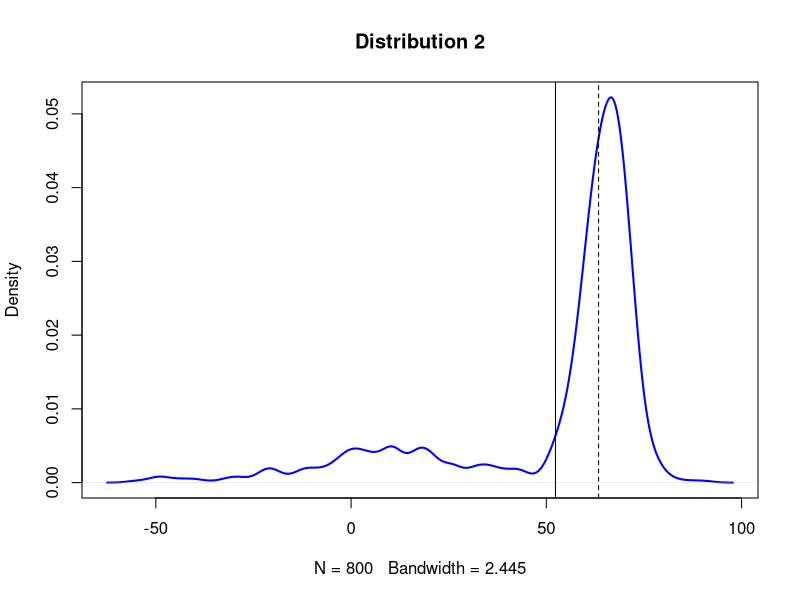
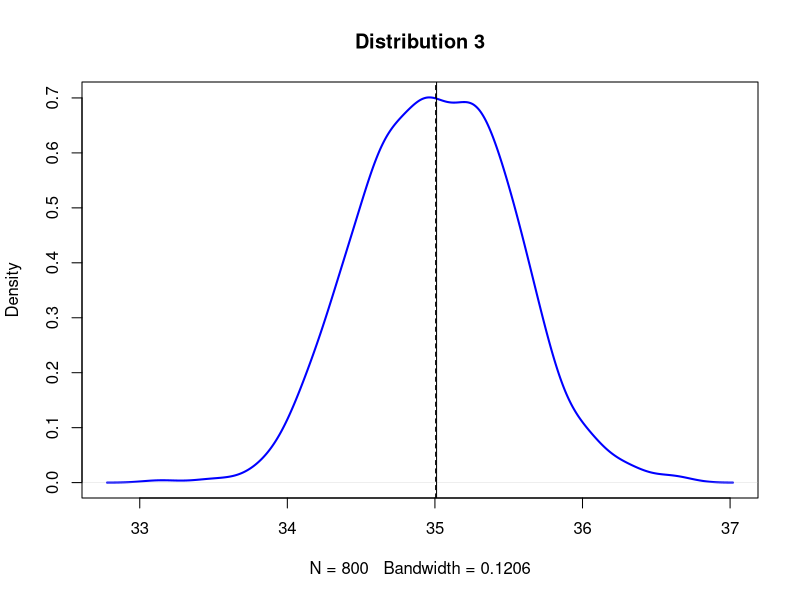
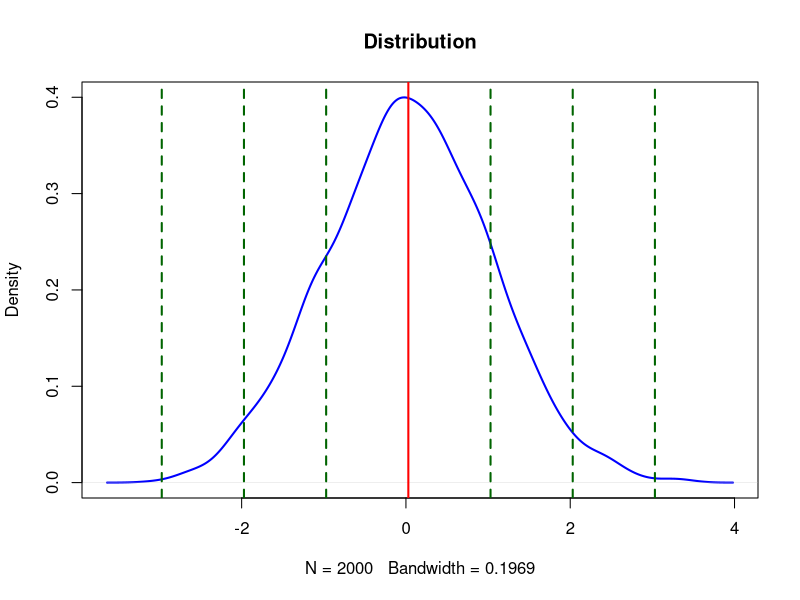

The R source for these figures, in order:
## ---- chunk 1
# Allow simulations to be reproducible
set.seed(100)

# Three normally distributed data sets with modified parameters for negative skewness

# Mean is lower and higher sd in d1 make it spread more into the left tail.
d1 <- rnorm(n=200, mean=13, sd=30)
# Let most of the values be at d2, mainly to avoid double peaks.
d2 <- rnorm(n=550, mean=65, sd=5)
# Slightly higher values, but fewer
d3 <- rnorm(n=50, mean=70, sd=2) 

# Combining them into a composite dataset
d123 <- c(d1, d2, d3)

# Plot the density function of d123
plot(density(d123), col="blue", lwd=2,main = "Distribution 2")

# Add vertical lines showing mean and median
# Solid line for the mean.
abline(v=mean(d123))
#Dashed line for the median.
abline(v=median(d123), lty="dashed") #Dashed line
## ---- chunk 2
# Allow simulations to be reproducible
set.seed(777)
# Generate a normally distributed dataset with 800 observations.
d <- rnorm(800, mean=35, sd=0.5)
 
# Let’s plot the density function of d
plot(density(d), col="blue", lwd=2,main = "Distribution 3")


# Add vertical lines showing mean and median
# Solid line for the mean.
abline(v=mean(d)) 
#Dashed line for the median.
abline(v=median(d), lty="dashed") 
## ---- chunk 3
# Allow simulations to be reproducible
set.seed(123)
# Create a normally distributed with: n=2000, mean=0, sd=1.
rdata <- rnorm(n = 2000, mean = 0, sd = 1)
# Plot the density of rdata.
plot(density(rdata), col = "blue", lwd = 2, 
     main = "Distribution")

# Draw a solid　line at the mean.
abline(v = mean(rdata), col = "red", lwd = 2)

# Compute the standard deviation.
sd_val <- sd(rdata)

#  points corresponding to the 1st, 2nd, and 3rd quartiles
sd_positions <- mean(rdata) + c(-3, -2, -1, 1, 2, 3) * sd_val

abline(v = sd_positions, lty = "dashed", col = "darkgreen", lwd = 2)
## ---- chunk 4
# Allow simulations to be reproducible
set.seed(123)
# Create a normally distributed with: n=2000, mean=0, sd=1.
rdata <- rnorm(n = 2000, mean = 0, sd = 1)


# Calculate the 1st, 2nd, and 3rd quartiles of rdata.
quartiles_rdata <- quantile(rdata, probs = c(0.25, 0.5, 0.75))
quartiles_rdata

# z-score formulae:Calculate the number of standard deviations each quartile is from the mean.
z_values <- (quartiles_rdata - mean(rdata)) / sd(rdata)
z_values

# Calculate IQR
Q3=quantile(rdata, probs = c(0.75))
Q1=quantile(rdata, probs = c(0.25))


iqr = unname(Q3-Q1)
iqr
## ---- chunk 5
# Allow simulations to be reproducible
set.seed(123)
# Create a normally distributed with: n=2000, mean=35, sd=3.5
rdata2 <- rnorm(n = 2000, mean = 35, sd = 3.5)

# Calculate the 1st and 3rd quartiles of rdata.
quartiles2 <- quantile(rdata2, probs = c(0.25, 0.75))
quartiles2

# z-score formulae:Calculate the number of standard deviations each quartile is from the mean.
z_values2 <- (quartiles2 -  mean(rdata2)) / sd(rdata2)
z_values2

# Calculate IQR
Q3=quantile(rdata2, probs = c(0.75))
Q1=quantile(rdata2, probs = c(0.25))
iqr2 = unname(Q3-Q1)
iqr2

# Compare to  (b),  the values differ because the standard deviation is different (3.5 vs. 1).The difference in IQR between the two is also a testament to this.
## ---- chunk 6
quartiles_d123 <- quantile(d123, probs = c(0.25, 0.75))


z_values_d123 <- (quartiles_d123 - mean(d123)) / sd(d123)
z_values_d123

# Calculate IQR
Q3=quantile(d123, probs = c(0.75))
Q1=quantile(d123, probs = c(0.25))
iqr_d123= unname(Q3-Q1)
iqr_d123

# Comparison:
# d123 data is more dispersed or less tightly clustered around the median than (b).
## ---- chunk 7
#Allow simulations to be reproducible
set.seed(123)

rand_data <- rnorm(800, mean=20, sd = 5)
n_rand <- length(rand_data)
range_rand <- diff(range(rand_data))  # max - min

# i. Sturges' formula
k_sturges <- ceiling(log2(n_rand) + 1)
h_sturges <- range_rand / k_sturges
cat("The result of h_sturges:", h_sturges, "k_sturges:", k_sturges,"\n")

# ii. Scott's rule
h_scott <- 3.49 * sd(rand_data) / (n_rand^(1/3))
k_scott <- ceiling(range_rand / h_scott)
cat("The result of h_scott:", h_scott, "k_scott:", k_scott,"\n")

# iii. Freedman-Diaconis rule
h_fd <- 2 * IQR(rand_data) / (n_rand^(1/3))
k_fd <- ceiling(range_rand / h_fd)
cat("The result of h_fd:", h_fd, "k_fd:", k_fd)
## ---- chunk 8
# Set seed for reproducibility
set.seed(123)

# Generate the original dataset: 800 random numbers from a normal distribution with mean=20 and sd=5
rand_data <- rnorm(800, mean = 20, sd = 5)

# Extend the dataset by adding 10 outliers (uniformly distributed between 40 and 60)
rand_data <- c(rand_data, runif(10, min = 40, max = 60))


n_rand <- length(rand_data)
range_rand <- diff(range(rand_data))  # max - min

# i. Sturges' formula
k_sturges <- ceiling(log2(n_rand) + 1)
h_sturges <- range_rand / k_sturges
cat("The result of h_sturges:", h_sturges, "k_sturges:", k_sturges,"\n")

# ii. Scott's rule
h_scott <- 3.49 * sd(rand_data) / (n_rand^(1/3))
k_scott <- ceiling(range_rand / h_scott)
cat("The result of h_scott:", h_scott, "k_scott:", k_scott,"\n")

# iii. Freedman-Diaconis rule
h_fd <- 2 * IQR(rand_data) / (n_rand^(1/3))
k_fd <- ceiling(range_rand / h_fd)
cat("The result of h_fd:", h_fd, "k_fd:", k_fd)

# summary of the changes observed:
#Sturges: h increases from approximately 2.75 to 4.69.
#Scott: h increases from approximately 1.84 to 2.21.
#Freedman-Diaconis: h changes very little, from approximately 1.37 to 1.39.
# Thus, the Freedman-Diaconis method shows the least change in bin width when outliers are added.
